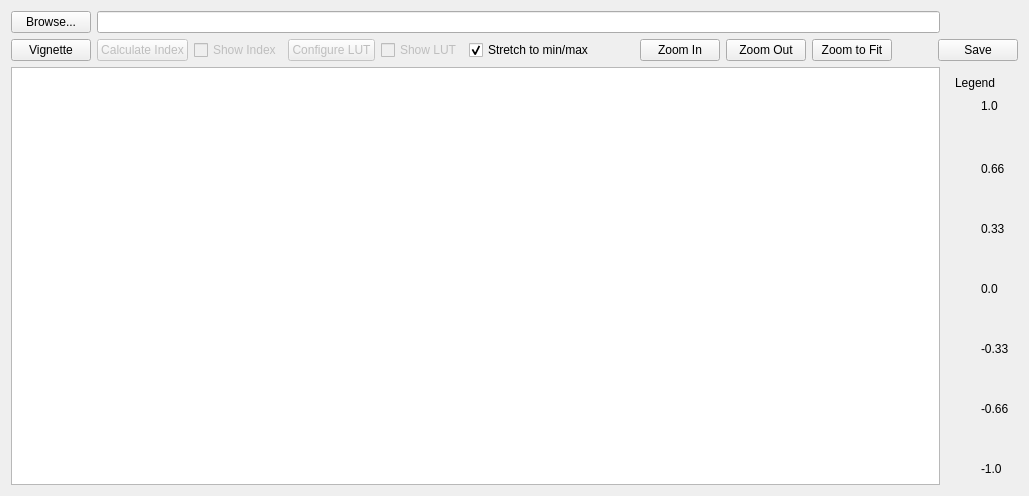
      <widget class="QWidget" name="tab_7">
       <attribute name="title">
        <string>    Viewer    </string>
       </attribute>
       <layout class="QGridLayout" name="gridLayout_7">
        <item row="2" column="1">
         <widget class="QWidget" name="LegendLayout_2" native="true">
          <layout class="QVBoxLayout" name="LegendLayout">
           <item>
            <widget class="QLabel" name="label_36">
             <property name="sizePolicy">
              <sizepolicy hsizetype="Minimum" vsizetype="Minimum">
               <horstretch>0</horstretch>
               <verstretch>0</verstretch>
              </sizepolicy>
             </property>
             <property name="maximumSize">
              <size>
               <width>16777215</width>
               <height>20</height>
              </size>
             </property>
             <property name="text">
              <string>Legend</string>
             </property>
            </widget>
           </item>
           <item>
            <layout class="QHBoxLayout" name="horizontalLayout_49">
             <item>
              <widget class="QLabel" name="LUTGraphic">
               <property name="enabled">
                <bool>true</bool>
               </property>
               <property name="sizePolicy">
                <sizepolicy hsizetype="Ignored" vsizetype="Ignored">
                 <horstretch>0</horstretch>
                 <verstretch>0</verstretch>
                </sizepolicy>
               </property>
               <property name="minimumSize">
                <size>
                 <width>20</width>
                 <height>0</height>
                </size>
               </property>
               <property name="maximumSize">
                <size>
                 <width>50</width>
                 <height>16777215</height>
                </size>
               </property>
               <property name="baseSize">
                <size>
                 <width>50</width>
                 <height>256</height>
                </size>
               </property>
               <property name="palette">
                <palette>
                 <active>
                  <colorrole role="WindowText">
                   <brush brushstyle="SolidPattern">
                    <color alpha="255">
                     <red>0</red>
                     <green>0</green>
                     <blue>0</blue>
                    </color>
                   </brush>
                  </colorrole>
                  <colorrole role="Midlight">
                   <brush brushstyle="SolidPattern">
                    <color alpha="255">
                     <red>227</red>
                     <green>227</green>
                     <blue>227</blue>
                    </color>
                   </brush>
                  </colorrole>
                  <colorrole role="Text">
                   <brush brushstyle="SolidPattern">
                    <color alpha="255">
                     <red>0</red>
                     <green>0</green>
                     <blue>0</blue>
                    </color>
                   </brush>
                  </colorrole>
                  <colorrole role="ButtonText">
                   <brush brushstyle="SolidPattern">
                    <color alpha="255">
                     <red>0</red>
                     <green>0</green>
                     <blue>0</blue>
                    </color>
                   </brush>
                  </colorrole>
                  <colorrole role="Base">
                   <brush brushstyle="SolidPattern">
                    <color alpha="255">
                     <red>255</red>
                     <green>255</green>
                     <blue>255</blue>
                    </color>
                   </brush>
                  </colorrole>
                  <colorrole role="Shadow">
                   <brush brushstyle="SolidPattern">
                    <color alpha="255">
                     <red>105</red>
                     <green>105</green>
                     <blue>105</blue>
                    </color>
                   </brush>
                  </colorrole>
                 </active>
                 <inactive>
                  <colorrole role="WindowText">
                   <brush brushstyle="SolidPattern">
                    <color alpha="255">
                     <red>0</red>
                     <green>0</green>
                     <blue>0</blue>
                    </color>
                   </brush>
                  </colorrole>
                  <colorrole role="Midlight">
                   <brush brushstyle="SolidPattern">
                    <color alpha="255">
                     <red>227</red>
                     <green>227</green>
                     <blue>227</blue>
                    </color>
                   </brush>
                  </colorrole>
                  <colorrole role="Text">
                   <brush brushstyle="SolidPattern">
                    <color alpha="255">
                     <red>0</red>
                     <green>0</green>
                     <blue>0</blue>
                    </color>
                   </brush>
                  </colorrole>
                  <colorrole role="ButtonText">
                   <brush brushstyle="SolidPattern">
                    <color alpha="255">
                     <red>0</red>
                     <green>0</green>
                     <blue>0</blue>
                    </color>
                   </brush>
                  </colorrole>
                  <colorrole role="Base">
                   <brush brushstyle="SolidPattern">
                    <color alpha="255">
                     <red>255</red>
                     <green>255</green>
                     <blue>255</blue>
                    </color>
                   </brush>
                  </colorrole>
                  <colorrole role="Shadow">
                   <brush brushstyle="SolidPattern">
                    <color alpha="255">
                     <red>105</red>
                     <green>105</green>
                     <blue>105</blue>
                    </color>
                   </brush>
                  </colorrole>
                 </inactive>
                 <disabled>
                  <colorrole role="WindowText">
                   <brush brushstyle="SolidPattern">
                    <color alpha="255">
                     <red>0</red>
                     <green>0</green>
                     <blue>0</blue>
                    </color>
                   </brush>
                  </colorrole>
                  <colorrole role="Midlight">
                   <brush brushstyle="SolidPattern">
                    <color alpha="255">
                     <red>227</red>
                     <green>227</green>
                     <blue>227</blue>
                    </color>
                   </brush>
                  </colorrole>
                  <colorrole role="Text">
                   <brush brushstyle="SolidPattern">
                    <color alpha="255">
                     <red>0</red>
                     <green>0</green>
                     <blue>0</blue>
                    </color>
                   </brush>
                  </colorrole>
                  <colorrole role="ButtonText">
                   <brush brushstyle="SolidPattern">
                    <color alpha="255">
                     <red>0</red>
                     <green>0</green>
                     <blue>0</blue>
                    </color>
                   </brush>
                  </colorrole>
                  <colorrole role="Base">
                   <brush brushstyle="SolidPattern">
                    <color alpha="255">
                     <red>255</red>
                     <green>255</green>
                     <blue>255</blue>
                    </color>
                   </brush>
                  </colorrole>
                  <colorrole role="Shadow">
                   <brush brushstyle="SolidPattern">
                    <color alpha="255">
                     <red>105</red>
                     <green>105</green>
                     <blue>105</blue>
                    </color>
                   </brush>
                  </colorrole>
                 </disabled>
                </palette>
               </property>
               <property name="layoutDirection">
                <enum>Qt::LeftToRight</enum>
               </property>
               <property name="text">
                <string/>
               </property>
               <property name="pixmap">
                <pixmap>lut_legend.jpg</pixmap>
               </property>
               <property name="scaledContents">
                <bool>true</bool>
               </property>
               <property name="alignment">
                <set>Qt::AlignCenter</set>
               </property>
              </widget>
             </item>
             <item>
              <layout class="QVBoxLayout" name="verticalLayout_30">
               <property name="sizeConstraint">
                <enum>QLayout::SetDefaultConstraint</enum>
               </property>
               <item>
                <widget class="QLabel" name="legend_max">
                 <property name="sizePolicy">
                  <sizepolicy hsizetype="Minimum" vsizetype="Minimum">
                   <horstretch>0</horstretch>
                   <verstretch>0</verstretch>
                  </sizepolicy>
                 </property>
                 <property name="minimumSize">
                  <size>
                   <width>0</width>
                   <height>20</height>
                  </size>
                 </property>
                 <property name="maximumSize">
                  <size>
                   <width>16777215</width>
                   <height>20</height>
                  </size>
                 </property>
                 <property name="text">
                  <string>1.0</string>
                 </property>
                </widget>
               </item>
               <item>
                <spacer name="verticalSpacer">
                 <property name="orientation">
                  <enum>Qt::Vertical</enum>
                 </property>
                 <property name="sizeType">
                  <enum>QSizePolicy::Fixed</enum>
                 </property>
                 <property name="sizeHint" stdset="0">
                  <size>
                   <width>20</width>
                   <height>40</height>
                  </size>
                 </property>
                </spacer>
               </item>
               <item>
                <widget class="QLabel" name="legend_2thirds">
                 <property name="sizePolicy">
                  <sizepolicy hsizetype="Minimum" vsizetype="Minimum">
                   <horstretch>0</horstretch>
                   <verstretch>0</verstretch>
                  </sizepolicy>
                 </property>
                 <property name="maximumSize">
                  <size>
                   <width>16777215</width>
                   <height>20</height>
                  </size>
                 </property>
                 <property name="text">
                  <string>0.66</string>
                 </property>
                </widget>
               </item>
               <item>
                <spacer name="verticalSpacer_2">
                 <property name="orientation">
                  <enum>Qt::Vertical</enum>
                 </property>
                 <property name="sizeType">
                  <enum>QSizePolicy::Fixed</enum>
                 </property>
                 <property name="sizeHint" stdset="0">
                  <size>
                   <width>20</width>
                   <height>40</height>
                  </size>
                 </property>
                </spacer>
               </item>
               <item>
                <widget class="QLabel" name="legend_1third">
                 <property name="sizePolicy">
                  <sizepolicy hsizetype="Minimum" vsizetype="Minimum">
                   <horstretch>0</horstretch>
                   <verstretch>0</verstretch>
                  </sizepolicy>
                 </property>
                 <property name="maximumSize">
                  <size>
                   <width>16777215</width>
                   <height>20</height>
                  </size>
                 </property>
                 <property name="text">
                  <string>0.33</string>
                 </property>
                </widget>
               </item>
               <item>
                <spacer name="verticalSpacer_3">
                 <property name="orientation">
                  <enum>Qt::Vertical</enum>
                 </property>
                 <property name="sizeType">
                  <enum>QSizePolicy::Fixed</enum>
                 </property>
                 <property name="sizeHint" stdset="0">
                  <size>
                   <width>20</width>
                   <height>40</height>
                  </size>
                 </property>
                </spacer>
               </item>
               <item>
                <widget class="QLabel" name="legend_zero">
                 <property name="sizePolicy">
                  <sizepolicy hsizetype="Minimum" vsizetype="Minimum">
                   <horstretch>0</horstretch>
                   <verstretch>0</verstretch>
                  </sizepolicy>
                 </property>
                 <property name="maximumSize">
                  <size>
                   <width>16777215</width>
                   <height>20</height>
                  </size>
                 </property>
                 <property name="text">
                  <string>0.0</string>
                 </property>
                </widget>
               </item>
               <item>
                <spacer name="verticalSpacer_5">
                 <property name="orientation">
                  <enum>Qt::Vertical</enum>
                 </property>
                 <property name="sizeType">
                  <enum>QSizePolicy::Fixed</enum>
                 </property>
                 <property name="sizeHint" stdset="0">
                  <size>
                   <width>20</width>
                   <height>40</height>
                  </size>
                 </property>
                </spacer>
               </item>
               <item>
                <widget class="QLabel" name="legend_neg1third">
                 <property name="sizePolicy">
                  <sizepolicy hsizetype="Minimum" vsizetype="Minimum">
                   <horstretch>0</horstretch>
                   <verstretch>0</verstretch>
                  </sizepolicy>
                 </property>
                 <property name="maximumSize">
                  <size>
                   <width>16777215</width>
                   <height>20</height>
                  </size>
                 </property>
                 <property name="text">
                  <string>-0.33</string>
                 </property>
                </widget>
               </item>
               <item>
                <spacer name="verticalSpacer_4">
                 <property name="orientation">
                  <enum>Qt::Vertical</enum>
                 </property>
                 <property name="sizeType">
                  <enum>QSizePolicy::Fixed</enum>
                 </property>
                 <property name="sizeHint" stdset="0">
                  <size>
                   <width>20</width>
                   <height>40</height>
                  </size>
                 </property>
                </spacer>
               </item>
               <item>
                <widget class="QLabel" name="legend_neg2thirds">
                 <property name="sizePolicy">
                  <sizepolicy hsizetype="Minimum" vsizetype="Minimum">
                   <horstretch>0</horstretch>
                   <verstretch>0</verstretch>
                  </sizepolicy>
                 </property>
                 <property name="maximumSize">
                  <size>
                   <width>16777215</width>
                   <height>20</height>
                  </size>
                 </property>
                 <property name="text">
                  <string>-0.66</string>
                 </property>
                </widget>
               </item>
               <item>
                <spacer name="verticalSpacer_6">
                 <property name="orientation">
                  <enum>Qt::Vertical</enum>
                 </property>
                 <property name="sizeType">
                  <enum>QSizePolicy::Fixed</enum>
                 </property>
                 <property name="sizeHint" stdset="0">
                  <size>
                   <width>20</width>
                   <height>40</height>
                  </size>
                 </property>
                </spacer>
               </item>
               <item>
                <widget class="QLabel" name="legend_min">
                 <property name="sizePolicy">
                  <sizepolicy hsizetype="Minimum" vsizetype="Minimum">
                   <horstretch>0</horstretch>
                   <verstretch>0</verstretch>
                  </sizepolicy>
                 </property>
                 <property name="maximumSize">
                  <size>
                   <width>16777215</width>
                   <height>20</height>
                  </size>
                 </property>
                 <property name="text">
                  <string>-1.0</string>
                 </property>
                </widget>
               </item>
              </layout>
             </item>
            </layout>
           </item>
          </layout>
         </widget>
        </item>
        <item row="1" column="0" colspan="2">
         <layout class="QHBoxLayout" name="horizontalLayout_48">
          <item>
           <widget class="QPushButton" name="VignetteButton">
            <property name="text">
             <string>Vignette</string>
            </property>
           </widget>
          </item>
          <item>
           <widget class="QPushButton" name="ViewerCalcButton">
            <property name="enabled">
             <bool>false</bool>
            </property>
            <property name="text">
             <string>Calculate Index</string>
            </property>
           </widget>
          </item>
          <item>
           <widget class="QCheckBox" name="ViewerIndexBox">
            <property name="enabled">
             <bool>false</bool>
            </property>
            <property name="text">
             <string>Show Index</string>
            </property>
           </widget>
          </item>
          <item>
           <widget class="QPushButton" name="LUTButton">
            <property name="enabled">
             <bool>false</bool>
            </property>
            <property name="text">
             <string>Configure LUT</string>
            </property>
           </widget>
          </item>
          <item>
           <widget class="QCheckBox" name="LUTBox">
            <property name="enabled">
             <bool>false</bool>
            </property>
            <property name="text">
             <string>Show LUT</string>
            </property>
           </widget>
          </item>
          <item>
           <widget class="QCheckBox" name="ViewerStretchBox">
            <property name="text">
             <string>Stretch to min/max</string>
            </property>
            <property name="checked">
             <bool>true</bool>
            </property>
           </widget>
          </item>
          <item>
           <spacer name="horizontalSpacer_10">
            <property name="orientation">
             <enum>Qt::Horizontal</enum>
            </property>
            <property name="sizeHint" stdset="0">
             <size>
              <width>40</width>
              <height>20</height>
             </size>
            </property>
           </spacer>
          </item>
          <item>
           <widget class="QPushButton" name="ZoomIn">
            <property name="text">
             <string>Zoom In</string>
            </property>
           </widget>
          </item>
          <item>
           <widget class="QPushButton" name="ZoomOut">
            <property name="text">
             <string>Zoom Out</string>
            </property>
           </widget>
          </item>
          <item>
           <widget class="QPushButton" name="ZoomToFit">
            <property name="text">
             <string>Zoom to Fit</string>
            </property>
           </widget>
          </item>
          <item>
           <spacer name="horizontalSpacer_11">
            <property name="orientation">
             <enum>Qt::Horizontal</enum>
            </property>
            <property name="sizeType">
             <enum>QSizePolicy::Fixed</enum>
            </property>
            <property name="sizeHint" stdset="0">
             <size>
              <width>40</width>
              <height>20</height>
             </size>
            </property>
           </spacer>
          </item>
          <item>
           <widget class="QPushButton" name="ViewerSaveButton">
            <property name="text">
             <string>Save</string>
            </property>
           </widget>
          </item>
         </layout>
        </item>
        <item row="2" column="0">
         <widget class="QGraphicsView" name="KernelViewer">
          <property name="enabled">
           <bool>true</bool>
          </property>
          <property name="sizePolicy">
           <sizepolicy hsizetype="Expanding" vsizetype="Expanding">
            <horstretch>4</horstretch>
            <verstretch>3</verstretch>
           </sizepolicy>
          </property>
          <property name="maximumSize">
           <size>
            <width>16777215</width>
            <height>12582911</height>
           </size>
          </property>
          <property name="sizeIncrement">
           <size>
            <width>4</width>
            <height>3</height>
           </size>
          </property>
          <property name="baseSize">
           <size>
            <width>1280</width>
            <height>960</height>
           </size>
          </property>
          <property name="mouseTracking">
           <bool>true</bool>
          </property>
          <property name="tabletTracking">
           <bool>true</bool>
          </property>
          <property name="focusPolicy">
           <enum>Qt::StrongFocus</enum>
          </property>
          <property name="verticalScrollBarPolicy">
           <enum>Qt::ScrollBarAlwaysOff</enum>
          </property>
          <property name="horizontalScrollBarPolicy">
           <enum>Qt::ScrollBarAlwaysOff</enum>
          </property>
          <property name="sizeAdjustPolicy">
           <enum>QAbstractScrollArea::AdjustIgnored</enum>
          </property>
          <property name="interactive">
           <bool>true</bool>
          </property>
          <property name="renderHints">
           <set>QPainter::Antialiasing|QPainter::SmoothPixmapTransform|QPainter::TextAntialiasing</set>
          </property>
          <property name="dragMode">
           <enum>QGraphicsView::ScrollHandDrag</enum>
          </property>
          <property name="cacheMode">
           <set>QGraphicsView::CacheBackground</set>
          </property>
          <property name="transformationAnchor">
           <enum>QGraphicsView::AnchorUnderMouse</enum>
          </property>
          <property name="resizeAnchor">
           <enum>QGraphicsView::NoAnchor</enum>
          </property>
         </widget>
        </item>
        <item row="0" column="0">
         <layout class="QHBoxLayout" name="horizontalLayout_47">
          <item>
           <widget class="QPushButton" name="KernelBrowserButton">
            <property name="text">
             <string>Browse...</string>
            </property>
           </widget>
          </item>
          <item>
           <widget class="QLineEdit" name="KernelBrowserFile"/>
          </item>
         </layout>
        </item>
       </layout>
      </widget>
